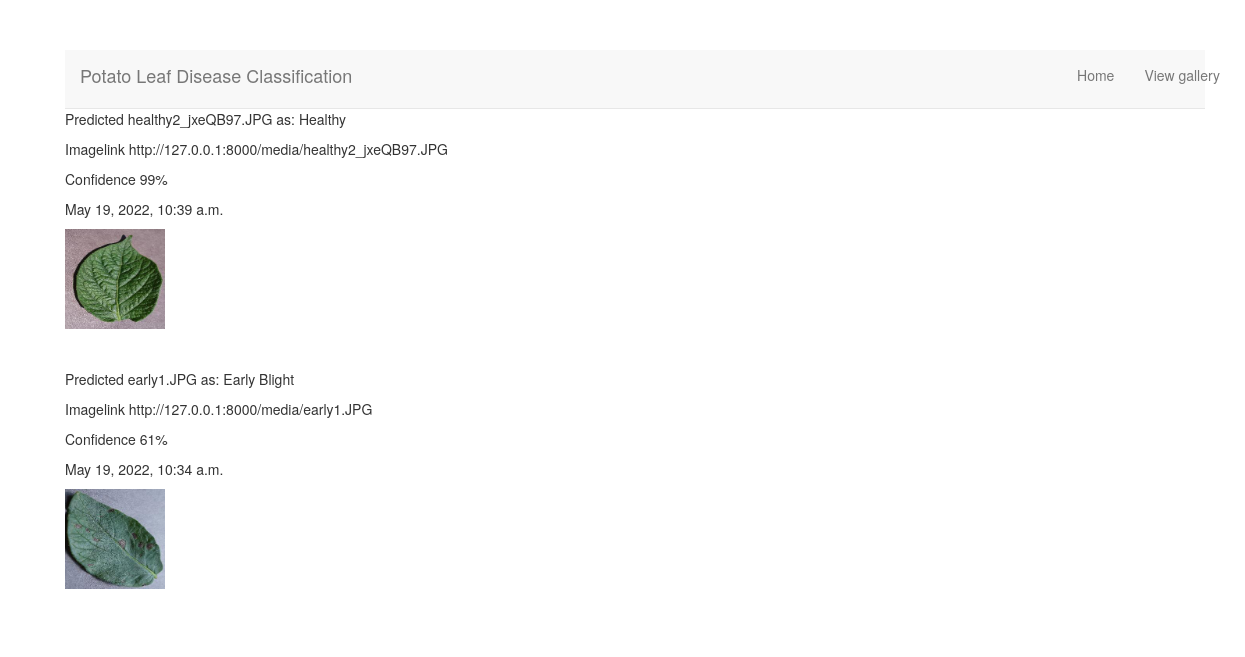
The page /viewdb on the database as committed earlier.
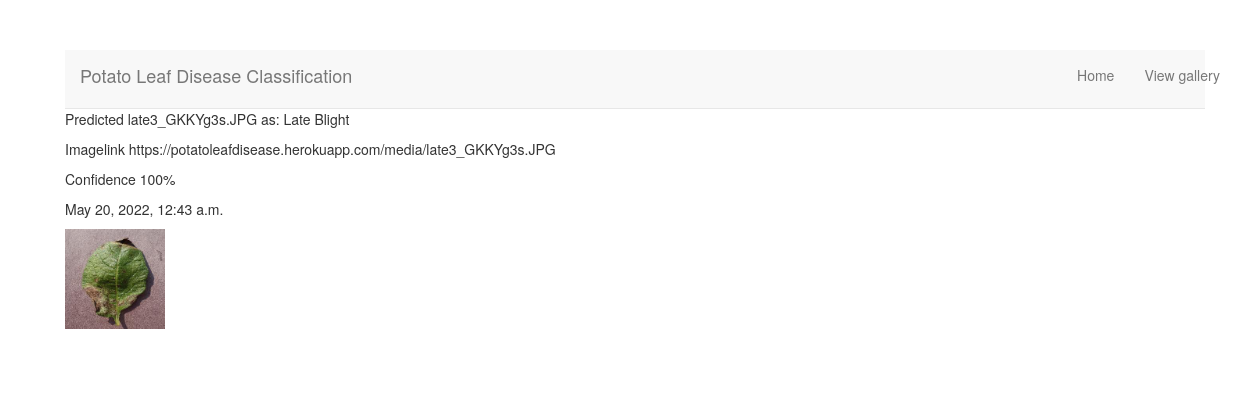
The same page on the database as committed later.
### classifierApp/models.py (models this page shows, shortened)
class Result(models.Model):
    imagepath = models.TextField()
    imagelink = models.TextField(null=True)
    image = models.ImageField(null=True, blank=True)
    predicted = models.TextField()
    confidence = models.IntegerField(default=0, null=True, blank=True)
    saved = models.DateTimeField(auto_now=True)
    class Meta:
        ordering = ('-saved',)

### classifierApp/views.py (the view)
# urls.py: path('viewdb', views.viewDataBase, name='view'),
def viewDataBase(request):
    all_results = Result.objects.all()
    context = { 'all_results':all_results}  #  'listOfImagesPath': listOfImagesPath,
    return render(request, 'viewDB.html', context)

### templates/viewDB.html (shortened to what this page needs)
{% extends 'headerPage.html' %} {% block content%}
<div style="display: block; align-content: center;">
    {% for i in all_results %}
    <p>Predicted {{i.image}} as: {{i.predicted}}</p>
    <p>Imagelink {{i.imagelink}}</p>
    <p>Confidence {{i.confidence}}%</p>
    <p>{{i.saved}}</p>
    <img src={{i.imagepath}} style="width: 100px;"><br><br><br> {% endfor%} {% endblock %}

### templates/headerPage.html (shortened to what this page needs)
{% load static %}
<!DOCTYPE html>
<html lang="en">
<head>
    <link rel="stylesheet" href="{% static 'css/bootstrap.min.css' %}">
    <link rel="stylesheet" href="{% static 'css/animate.css' %}">
    <link rel="stylesheet" href="{% static 'css/owl.carousel.css' %}">
    <link rel="stylesheet" href="{% static 'css/owl.theme.default.min.css' %}">
</head>
<body id="top" data-spy="scroll" data-target=".navbar-collapse" data-offset="50" style="margin: 5rem;">
    <div style="align-items: center;">
        <div class="container">
            <header>
                <section class="navbar navbar-default navbar-static-top" role="navigation" style="align-items: center;">
                    <div class="container ">
                        <div class="navbar-header " style="margin-bottom: 8px;">
                            <a href="/" class="navbar-brand ">Potato Leaf Disease Classification</a>
                        </div>
                        <div class="collapse navbar-collapse">
                            <ul class="nav navbar-nav navbar-right">
                                <li><a href="/" class="smoothScroll">Home</a></li>
                                <li><a href="viewdb" class="smoothScroll">View gallery</a></li>
                            </ul>
                        </div>
                    </div>
                </section>
            </header>
        </div>
        <div class="container">
            {% block content%} {% endblock %}
        </div>
    </div>
</body>
</html>

Rows that differ between the two databases and show on the page:
removed Result: image "healthy2_jxeQB97.JPG", predicted "Healthy", imagelink "http://127.0.0.1:8000/media/healthy2_jxeQB97.JPG", confidence "99", saved "May 19, 2022, 10:39 a.m.", imagepath (picture)
removed Result: image "early1.JPG", predicted "Early Blight", imagelink "http://127.0.0.1:8000/media/early1.JPG", confidence "61", saved "May 19, 2022, 10:34 a.m.", imagepath (picture)
added Result: image "late3_GKKYg3s.JPG", predicted "Late Blight", imagelink "https://potatoleafdisease.herokuapp.com/media/late3_GKKYg3s.JPG", confidence "100", saved "May 20, 2022, 12:43 a.m.", imagepath (picture)
